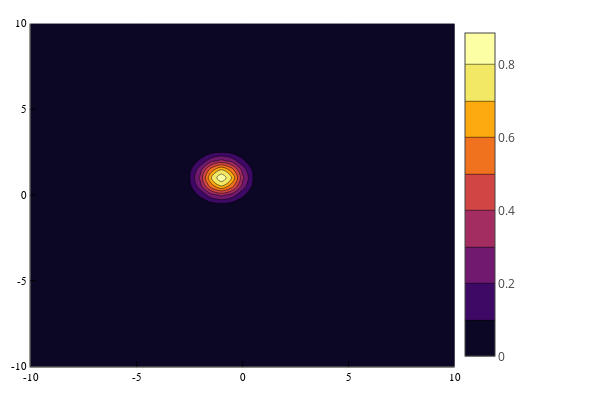

Notebook code for this chart:
### Code cell
using Plots; plotlyjs()
using LinearAlgebra
using CUDA
using BenchmarkTools

maxPos = 10
minPos = -10
stepPos = 0.5

freePropagator(finPos, startPos, finTime, startTime = 0, m = 1) = sqrt(m / (2 * pi * im * (finTime - startTime))) * exp(im * m / (2 * (finTime - startTime)) * (finPos - startPos)^2)  
freePropagatorC(qf, qfp, q0, q0p, tf, t0) = freePropagator(qf, q0, tf, t0) + freePropagator(qfp, q0p, tf, t0)
initStateFunction(q0, q0p, σ1, s1, p1, σ2, s2, p2) = (1//2 * pi * σ1)^(1//4) * exp(-(q0 - s1)^2 / (4 * σ1^2) + im * p1 * q0) * (1//2 * pi * σ2)^(1//4) * exp(-(q0p - s2)^2 / (4 * σ2^2) + im * p2 * q0p)
posToIndex(pos) = Int32((pos - minPos) / stepPos + 1)

pos1Vect = collect(minPos:stepPos:maxPos)
pos2Vect = collect(minPos:stepPos:maxPos)
posVectSize = size(pos1Vect, 1)
posMat = [(i, j) for i in pos1Vect, j in pos2Vect]

# Entangled
# initState(q) = 1/sqrt(2) * (initStateFunction(q[1], q[2], 0.5, +1, 0, 0.5, -1, 0) + initStateFunction(q[1], q[2], 0.5, -1, 0, 0.5, +1, 0))
# Unentangled
initState(q) = initStateFunction(q[1], q[2], 0.5, +1, 0, 0.5, -1, 0)
initMat = initState.(posMat)
# initMat = round.(initMat, digits = 6)

α = 1f4
m = 1

springPropagator1(qf, qfp, q0, q0p, tf, t0) = freePropagatorC(qf, qfp, q0, q0p, tf, t0) * (1 - im * α * tf / 6 * (-2 * (m * (q0 + qf)^2 + m * (q0p + qfp)^2 + im * tf) + 2*q0*q0p + q0*qfp + q0p*qf + 2*qf*qfp))

contourf(pos1Vect, pos2Vect, abs.(initMat))

### Figure 1 — Plotly figure (JSON) as saved in the notebook; plotly's stock layout.template omitted (floating-point values rounded to 4 significant figures; data arrays with more than 128 entries replaced by an {"elided": "..."} marker saying what was removed)
{"data": [{"colorbar": {"len": 0.9525, "title": "", "x": 0.7578, "y": 0.5139}, "colorscale": {"elided": "256x2 mixed values"}, "contours": {"coloring": "fill", "showlabels": false}, "name": "y1", "ncontours": 17, "showlegend": false, "showscale": true, "type": "contour", "x": [-10, -9.5, -9, -8.5, -8, -7.5, -7, -6.5, -6, -5.5, -5, -4.5, -4, -3.5, -3, -2.5, -2, -1.5, -1, -0.5, 0, 0.5, 1, 1.5, 2, 2.5, 3, 3.5, 4, 4.5, 5, 5.5, 6, 6.5, 7, 7.5, 8, 8.5, 9, 9.5, 10], "xaxis": "x", "y": [-10, -9.5, -9, -8.5, -8, -7.5, -7, -6.5, -6, -5.5, -5, -4.5, -4, -3.5, -3, -2.5, -2, -1.5, -1, -0.5, 0, 0.5, 1, 1.5, 2, 2.5, 3, 3.5, 4, 4.5, 5, 5.5, 6, 6.5, 7, 7.5, 8, 8.5, 9, 9.5, 10], "yaxis": "y", "z": {"elided": "41x41 float values"}, "zmax": 0.8862, "zmin": 7.051e-106}], "layout": {"annotations": [], "height": 400, "legend": {"bgcolor": "rgba(255, 255, 255, 1.000)", "bordercolor": "rgba(0, 0, 0, 1.000)", "borderwidth": 1, "font": {"color": "rgba(0, 0, 0, 1.000)", "family": "sans-serif", "size": 11}, "title": {"font": {"color": "rgba(0, 0, 0, 1.000)", "family": "sans-serif", "size": 15}, "text": ""}, "tracegroupgap": 0, "traceorder": "normal", "x": 1, "xanchor": "auto", "y": 1, "yanchor": "auto"}, "margin": {"b": 20, "l": 0, "r": 0, "t": 20}, "paper_bgcolor": "rgba(255, 255, 255, 1.000)", "plot_bgcolor": "rgba(255, 255, 255, 1.000)", "showlegend": true, "width": 600, "xaxis": {"anchor": "y", "domain": [0.05101, 0.7578], "gridcolor": "rgba(0, 0, 0, 0.100)", "gridwidth": 0.5, "linecolor": "rgba(0, 0, 0, 1.000)", "mirror": false, "range": [-10, 10], "showgrid": true, "showline": true, "showticklabels": true, "tickangle": 0, "tickcolor": "rgb(0, 0, 0)", "tickfont": {"color": "rgba(0, 0, 0, 1.000)", "family": "sans-serif", "size": 11}, "tickmode": "array", "ticks": "inside", "ticktext": ["-10", "-5", "0", "5", "10"], "tickvals": [-10, -5, 0, 5, 10], "title": "", "titlefont": {"color": "rgba(0, 0, 0, 1.000)", "family": "sans-serif", "size": 15}, "type": "-", "visible": true, "zeroline": false, "zerolinecolor": "rgba(0, 0, 0, 1.000)"}, "yaxis": {"anchor": "x", "domain": [0.03762, 0.9902], "gridcolor": "rgba(0, 0, 0, 0.100)", "gridwidth": 0.5, "linecolor": "rgba(0, 0, 0, 1.000)", "mirror": false, "range": [-10, 10], "showgrid": true, "showline": true, "showticklabels": true, "tickangle": 0, "tickcolor": "rgb(0, 0, 0)", "tickfont": {"color": "rgba(0, 0, 0, 1.000)", "family": "sans-serif", "size": 11}, "tickmode": "array", "ticks": "inside", "ticktext": ["-10", "-5", "0", "5", "10"], "tickvals": [-10, -5, 0, 5, 10], "title": "", "titlefont": {"color": "rgba(0, 0, 0, 1.000)", "family": "sans-serif", "size": 15}, "type": "-", "visible": true, "zeroline": false, "zerolinecolor": "rgba(0, 0, 0, 1.000)"}}}
